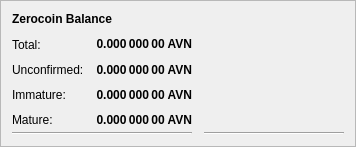
         <widget class="QFrame" name="frame_4"> <!-- REMOVED 1233-1489 -->
          <property name="geometry">
           <rect>
            <x>0</x>
            <y>0</y>
            <width>0</width> <!-- 400 -->
            <height>0</height> <!-- 171 -->
           </rect>
          </property>
          <property name="frameShape">
           <enum>QFrame::StyledPanel</enum>
          </property>
          <property name="frameShadow">
           <enum>QFrame::Raised</enum>
          </property>
          <layout class="QVBoxLayout" name="verticalLayout_7">
           <item>
            <layout class="QHBoxLayout" name="horizontalLayout_8" stretch="0">
             <item alignment="Qt::AlignBottom">
              <widget class="QLabel" name="label_5z_3">
               <property name="maximumSize">
                <size>
                 <width>16777215</width>
                 <height>20</height>
                </size>
               </property>
               <property name="font">
                <font>
                 <weight>75</weight>
                 <bold>true</bold>
                </font>
               </property>
               <property name="text">
                <string>Zerocoin Balance</string>
               </property>
              </widget>
             </item>
            </layout>
           </item>
           <item>
            <layout class="QGridLayout" name="gridLayout_5" rowminimumheight="0,25,25,25,25,0">
             <property name="horizontalSpacing">
              <number>12</number>
             </property>
             <property name="verticalSpacing">
              <number>0</number>
             </property>
             <item row="4" column="0">
              <widget class="QLabel" name="labelzBalanceMatureText">
               <property name="toolTip">
                <string>Mature: more than 20 confirmation and more than 3 mints of the same denomination after it was minted.
These zAVN are spendable.</string>
               </property>
               <property name="text">
                <string>Mature:</string>
               </property>
              </widget>
             </item>
             <item row="5" column="0" colspan="2">
              <widget class="Line" name="lineSpendableBalance_5">
               <property name="orientation">
                <enum>Qt::Horizontal</enum>
               </property>
              </widget>
             </item>
             <item row="1" column="1">
              <widget class="QLabel" name="labelzBalance">
               <property name="font">
                <font>
                 <weight>75</weight>
                 <bold>true</bold>
                </font>
               </property>
               <property name="cursor">
                <cursorShape>IBeamCursor</cursorShape>
               </property>
               <property name="toolTip">
                <string>All available zAVN, unconfirmed and immature zAVN included.</string>
               </property>
               <property name="text">
                <string notr="true">0.000 000 00 AVN</string>
               </property>
               <property name="alignment">
                <set>Qt::AlignRight|Qt::AlignTrailing|Qt::AlignVCenter</set>
               </property>
               <property name="textInteractionFlags">
                <set>Qt::LinksAccessibleByMouse|Qt::TextSelectableByKeyboard|Qt::TextSelectableByMouse</set>
               </property>
              </widget>
             </item>
             <item row="5" column="2">
              <widget class="Line" name="lineWatchBalance_5">
               <property name="sizePolicy">
                <sizepolicy hsizetype="Preferred" vsizetype="Fixed">
                 <horstretch>0</horstretch>
                 <verstretch>0</verstretch>
                </sizepolicy>
               </property>
               <property name="minimumSize">
                <size>
                 <width>140</width>
                 <height>0</height>
                </size>
               </property>
               <property name="orientation">
                <enum>Qt::Horizontal</enum>
               </property>
              </widget>
             </item>
             <item row="1" column="0">
              <widget class="QLabel" name="labelzBalanceText">
               <property name="toolTip">
                <string>All available zAVN, unconfirmed and immature zAVN included.</string>
               </property>
               <property name="text">
                <string>Total:</string>
               </property>
              </widget>
             </item>
             <item row="1" column="2">
              <spacer name="horizontalSpacer_8">
               <property name="orientation">
                <enum>Qt::Horizontal</enum>
               </property>
               <property name="sizeHint" stdset="0">
                <size>
                 <width>40</width>
                 <height>20</height>
                </size>
               </property>
              </spacer>
             </item>
             <item row="4" column="2">
              <spacer name="horizontalSpacer_4">
               <property name="orientation">
                <enum>Qt::Horizontal</enum>
               </property>
               <property name="sizeHint" stdset="0">
                <size>
                 <width>40</width>
                 <height>20</height>
                </size>
               </property>
              </spacer>
             </item>
             <item row="4" column="1">
              <widget class="QLabel" name="labelzBalanceMature">
               <property name="font">
                <font>
                 <weight>75</weight>
                 <bold>true</bold>
                </font>
               </property>
               <property name="toolTip">
                <string>Mature: more than 20 confirmation and more than 3 mints of the same denomination after it was minted.
These zAVN are spendable.</string>
               </property>
               <property name="text">
                <string>0.000 000 00 AVN</string>
               </property>
               <property name="alignment">
                <set>Qt::AlignRight|Qt::AlignTrailing|Qt::AlignVCenter</set>
               </property>
              </widget>
             </item>
             <item row="2" column="0">
              <widget class="QLabel" name="labelzBalanceUnconfirmedText">
               <property name="toolTip">
                <string>Unconfirmed: less than 20 confirmations
Immature: confirmed, but less than 3 mints of the same denomination after it was minted</string>
               </property>
               <property name="text">
                <string>Unconfirmed:</string>
               </property>
              </widget>
             </item>
             <item row="2" column="1">
              <widget class="QLabel" name="labelzBalanceUnconfirmed">
               <property name="font">
                <font>
                 <weight>75</weight>
                 <bold>true</bold>
                </font>
               </property>
               <property name="toolTip">
                <string>Unconfirmed: less than 20 confirmations
Immature: confirmed, but less than 3 mints of the same denomination after it was minted</string>
               </property>
               <property name="text">
                <string>0.000 000 00 AVN</string>
               </property>
               <property name="alignment">
                <set>Qt::AlignRight|Qt::AlignTrailing|Qt::AlignVCenter</set>
               </property>
              </widget>
             </item>
             <item row="2" column="2">
              <spacer name="horizontalSpacer_5">
               <property name="orientation">
                <enum>Qt::Horizontal</enum>
               </property>
               <property name="sizeHint" stdset="0">
                <size>
                 <width>40</width>
                 <height>20</height>
                </size>
               </property>
              </spacer>
             </item>
             <item row="3" column="0">
              <widget class="QLabel" name="labelzBalanceImmatureText">
               <property name="toolTip">
                <string>Unconfirmed: less than 20 confirmations
Immature: confirmed, but less than 3 mints of the same denomination after it was minted</string>
               </property>
               <property name="text">
                <string>Immature:</string>
               </property>
              </widget>
             </item>
             <item row="3" column="1">
              <widget class="QLabel" name="labelzBalanceImmature">
               <property name="font">
                <font>
                 <weight>75</weight>
                 <bold>true</bold>
                </font>
               </property>
               <property name="toolTip">
                <string>Unconfirmed: less than 20 confirmations
Immature: confirmed, but less than 3 mints of the same denomination after it was minted</string>
               </property>
               <property name="text">
                <string>0.000 000 00 AVN</string>
               </property>
               <property name="alignment">
                <set>Qt::AlignRight|Qt::AlignTrailing|Qt::AlignVCenter</set>
               </property>
              </widget>
             </item>
             <item row="3" column="2">
              <spacer name="horizontalSpacer_7">
               <property name="orientation">
                <enum>Qt::Horizontal</enum>
               </property>
               <property name="sizeHint" stdset="0">
                <size>
                 <width>40</width>
                 <height>20</height>
                </size>
               </property>
              </spacer>
             </item>
            </layout>
           </item>
          </layout>
         </widget>
